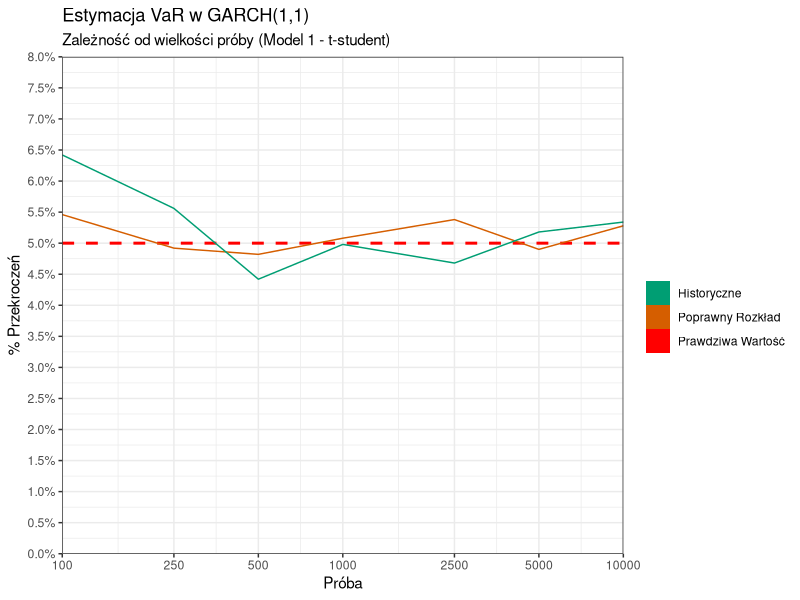
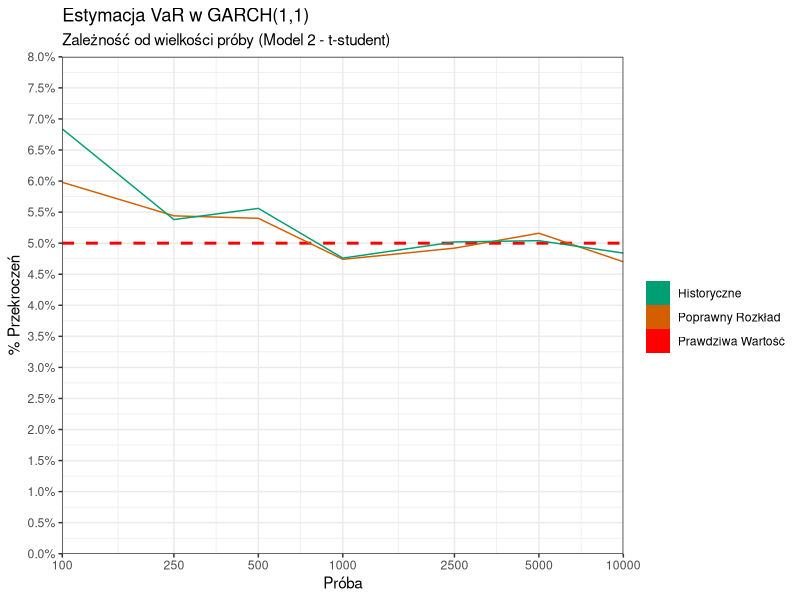
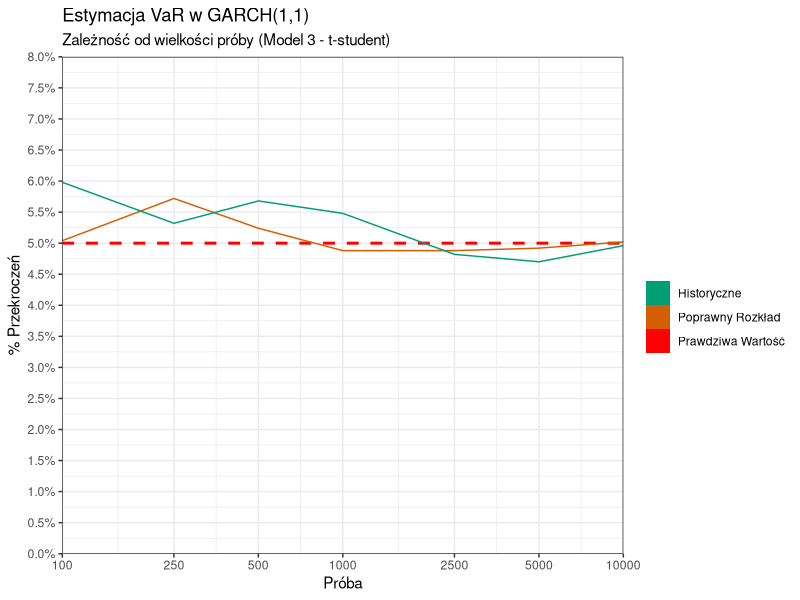
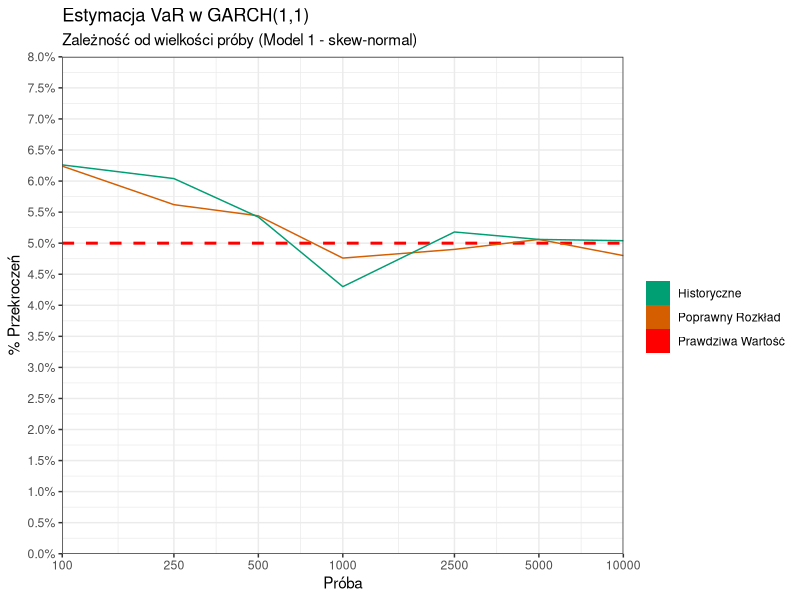
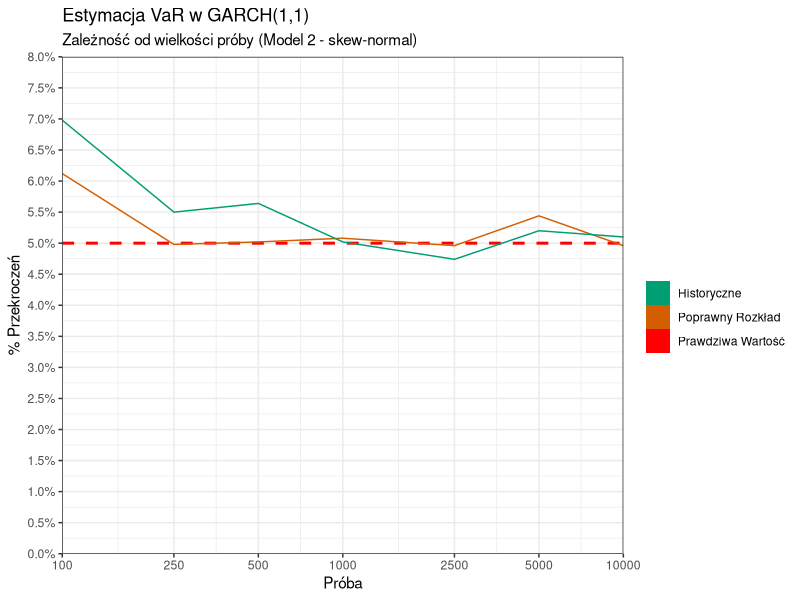
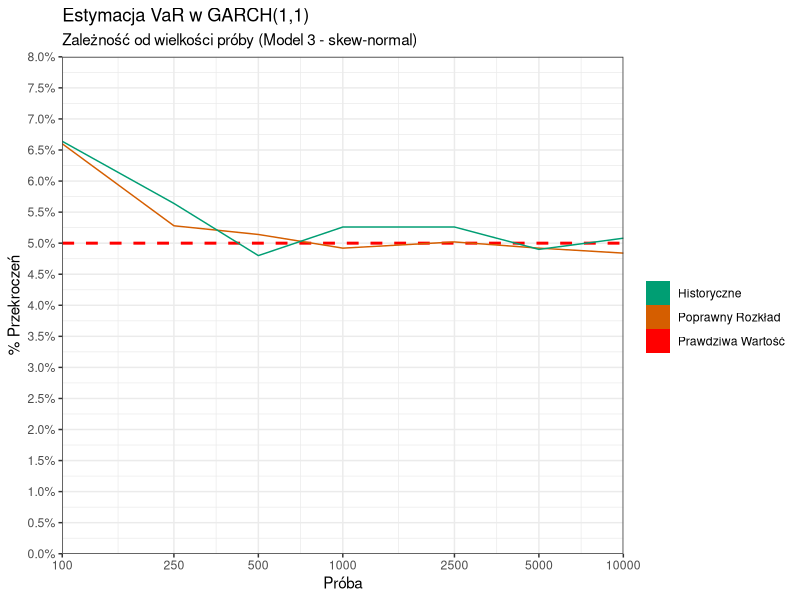

These figures' R source, in order:
## ---- chunk 1
knitr::opts_chunk$set(echo = TRUE, warning = FALSE, message = FALSE)
library(tidyverse)
## ---- chunk 2
n <- c(100, 250, 500, 1000, 2500, 5000, 10000)
colors = c('Poprawny Rozkład' = '#D55E00', 'Historyczne' = '#009E73',
           'Prawdziwa Wartość' = 'red')

plot_VaR <- function(data, mod, dis) {
  if (dis == 'std') {
    dist_name = 't-student'
  }
  else {
    dist_name = 'skew-normal'
  }
  p = data %>%
    filter(model == mod, dist == dis) %>%
    ggplot() +
    geom_hline(aes(color = 'Prawdziwa Wartość', yintercept = 0.05),
               linetype = 'dashed',
               linewidth = 1, key_glyph = draw_key_rect) +
    geom_line(aes(x = n, y = correct, color = 'Poprawny Rozkład'),
              key_glyph = draw_key_rect) +
    geom_line(aes(x = n, y = historic, color = 'Historyczne'),
              key_glyph = draw_key_rect) +
    ggtitle(label = 'Estymacja VaR w GARCH(1,1)', subtitle = 
            paste0('Zależność od wielkości próby (Model ',
                   mod, ' - ', dist_name, ')')) +
    xlab('Próba') +
    ylab('% Przekroczeń') +
    scale_x_continuous(trans = 'log10', expand = c(0, 0),
                       breaks = n) +
    scale_y_continuous(expand = c(0, 0), limits = c(0, 0.08),
                       breaks = seq(0, 0.1, 0.005),
                       labels = scales::percent) +
    scale_color_manual(values = colors) +
    guides(color = guide_legend('')) +
    theme_bw()
  return(p)
}
## ---- chunk 3
df <- read.csv('Results/VaR.csv')
df_temp <- read.csv('Results/VaRCorrect.csv')
df['correct'] = df_temp['true_VaR']
rm(df_temp)
## ---- chunk 4
plot_VaR(df, 1, 'std')
plot_VaR(df, 2, 'std')
plot_VaR(df, 3, 'std')
## ---- chunk 5
plot_VaR(df, 1, 'snorm')
plot_VaR(df, 2, 'snorm')
plot_VaR(df, 3, 'snorm')
